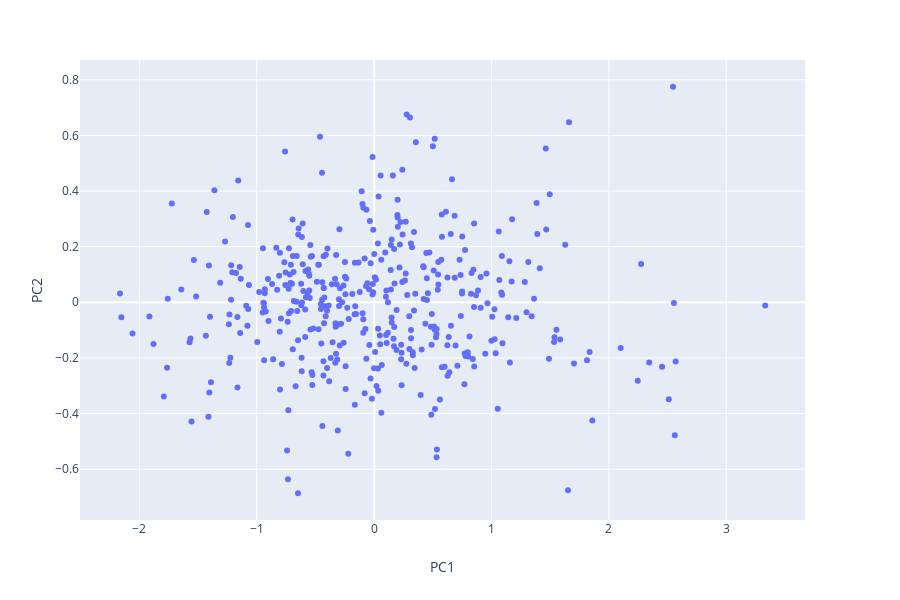

This figure's notebook cell:
### Code cell
import plotly.express as px

fig = px.scatter(df_pca, x='PC1', y='PC2', render_mode='svg')

fig.show()

### Figure 1 — Plotly figure (JSON) as saved in the notebook; plotly's stock layout.template omitted (floating-point values rounded to 4 significant figures; data arrays with more than 128 entries replaced by an {"elided": "..."} marker saying what was removed)
{"data": [{"hoverlabel": {"namelength": 0}, "hovertemplate": "PC1=%{x}<br>PC2=%{y}", "legendgroup": "", "marker": {"color": "#636efa", "symbol": "circle"}, "mode": "markers", "name": "", "showlegend": false, "type": "scatter", "x": {"elided": "415 float values"}, "xaxis": "x", "y": {"elided": "415 float values"}, "yaxis": "y"}], "layout": {"height": 600, "legend": {"tracegroupgap": 0}, "margin": {"t": 60}, "xaxis": {"anchor": "y", "domain": [0, 0.98], "title": {"text": "PC1"}}, "yaxis": {"anchor": "x", "domain": [0, 1], "title": {"text": "PC2"}}}}
